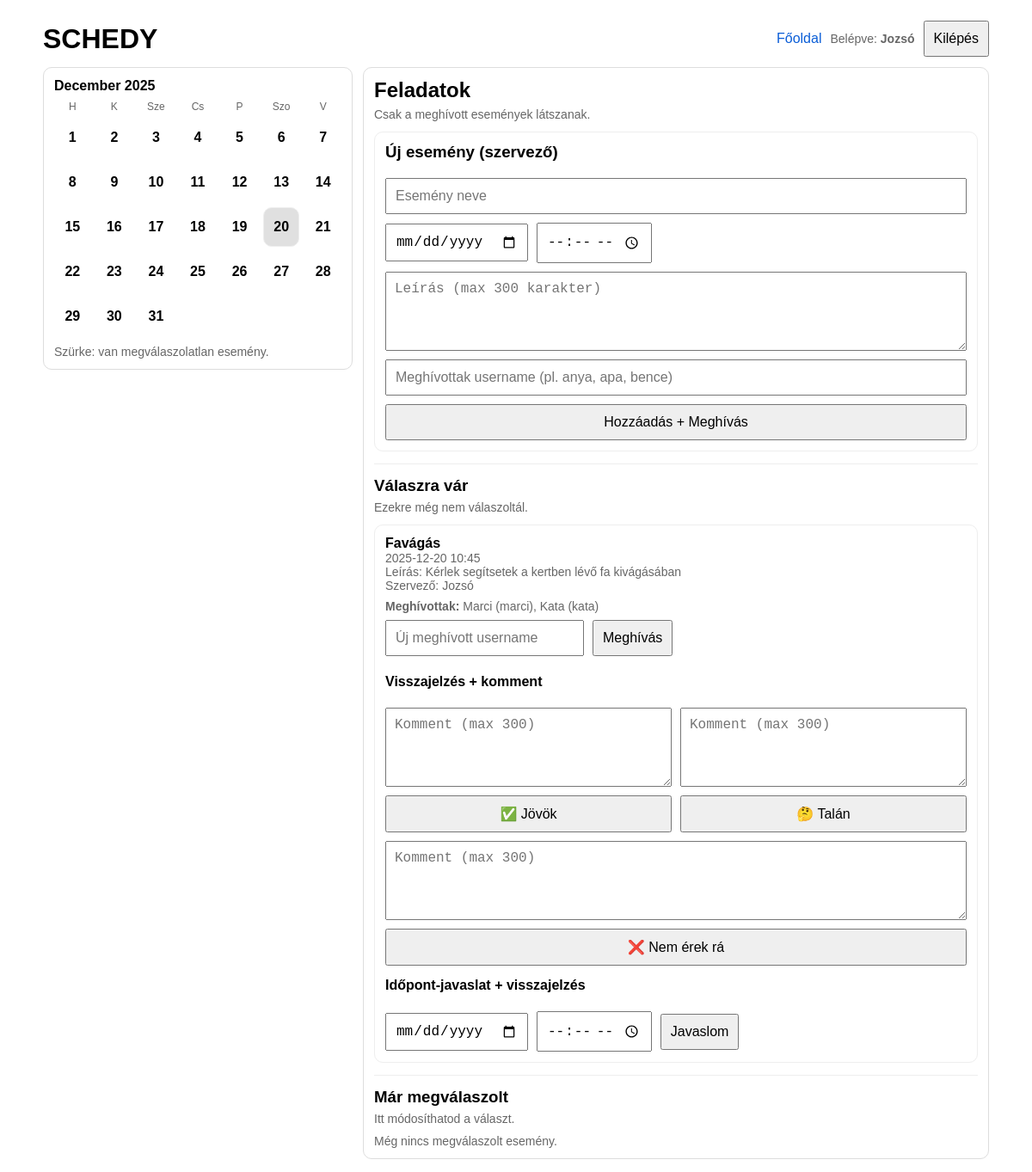
Page /tasks (signed in) on the committed database.
### models.py (models this page shows)
class User(Base):
    __tablename__ = "users"
    id = Column(Integer, primary_key=True, index=True)
    name = Column(String, nullable=False)
    username = Column(String, unique=True, index=True, nullable=False)
    email = Column(String, unique=True, index=True, nullable=False)
    password_hash = Column(String, nullable=False)
    events = relationship("Event", back_populates="creator")
    responses = relationship("EventResponse", back_populates="user")
    suggestions = relationship("EventTimeSuggestion", back_populates="proposed_by")
    suggestion_votes = relationship("EventTimeVote", back_populates="user")
    invites = relationship("EventInvite", back_populates="user", foreign_keys="EventInvite.user_id")
    sent_invites = relationship("EventInvite", back_populates="invited_by", foreign_keys="EventInvite.invited_by_user_id")

class Event(Base):
    __tablename__ = "events"
    id = Column(Integer, primary_key=True, index=True)
    title = Column(String, nullable=False)
    starts_at = Column(DateTime, nullable=False)
    description = Column(String, nullable=True)  # max 300-at app szinten ellenőrizzük
    created_by_user_id = Column(Integer, ForeignKey("users.id"), nullable=False)
    creator = relationship("User", back_populates="events")
    responses = relationship("EventResponse", back_populates="event", cascade="all, delete-orphan")
    suggestions = relationship("EventTimeSuggestion", back_populates="event", cascade="all, delete-orphan")
    invites = relationship("EventInvite", back_populates="event", cascade="all, delete-orphan")

### main.py (the view)
@app.get("/tasks", response_class=HTMLResponse)
def tasks(request: Request):
    user = get_current_user(request)
    if not user:
        return RedirectResponse(url="/?error=LOGIN_REQUIRED", status_code=303)
    today = date.today()
    year, month = today.year, today.month
    month_cal = build_month_calendar(year, month)
    db = SessionLocal()
    try:
        events = visible_events_query(db, user).order_by(Event.starts_at).all()
        event_ids = [e.id for e in events]
        my_responses = []
        suggestions = []
        invites = []
        if event_ids:
            my_responses = db.query(EventResponse).filter(EventResponse.user_id == user.id, EventResponse.event_id.in_(event_ids)).all()
            suggestions = db.query(EventTimeSuggestion).filter(EventTimeSuggestion.event_id.in_(event_ids)).all()
            invites = db.query(EventInvite).filter(EventInvite.event_id.in_(event_ids)).all()
        responses_by_event: dict[int, EventResponse] = {r.event_id: r for r in my_responses}
        my_votes = db.query(EventTimeVote).filter(EventTimeVote.user_id == user.id).all()
        my_vote_by_suggestion = {v.suggestion_id: v.vote for v in my_votes}
        suggestions_by_event: dict[int, list[EventTimeSuggestion]] = {}
        for s in suggestions:
            suggestions_by_event.setdefault(s.event_id, []).append(s)
        invited_user_ids_by_event: dict[int, set[int]] = {}
        for inv in invites:
            invited_user_ids_by_event.setdefault(inv.event_id, set()).add(inv.user_id)
        invite_user_ids = set()
        for e in events:
            invite_user_ids |= invited_user_ids_by_event.get(e.id, set())
        users_by_id = {}
        if invite_user_ids:
            us = db.query(User).filter(User.id.in_(list(invite_user_ids))).all()
            users_by_id = {u.id: u for u in us}
        def make_event_view(e: Event):
            r = responses_by_event.get(e.id)
            invitees = []
            for uid in sorted(list(invited_user_ids_by_event.get(e.id, set()))):
                u = users_by_id.get(uid)
                if u:
                    invitees.append({"name": u.name, "username": u.username})
            sug_list = []
            for s in suggestions_by_event.get(e.id, []):
                up = sum(1 for vv in s.votes if vv.vote == "up")
                down = sum(1 for vv in s.votes if vv.vote == "down")
                sug_list.append(
                    {
                        "id": s.id,
                        "proposed_starts_at": s.proposed_starts_at,
                        "proposed_by_name": (s.proposed_by.name if s.proposed_by else None),
                        "accepted": s.accepted,
                        "my_vote": my_vote_by_suggestion.get(s.id),
                        "up": up,
                        "down": down,
                    }
                )
            sug_list = sorted(sug_list, key=lambda x: (not x["accepted"], x["proposed_starts_at"]))
            return {
                "id": e.id,
                "title": e.title,
                "starts_at": e.starts_at,
                "description": e.description,
                "creator_name": (e.creator.name if e.creator else None),
                "is_creator": (e.created_by_user_id == user.id),
                "my_status": (r.status if r else None),
                "my_comment": (r.comment if r else None),
                "suggestions": sug_list,
                "invitees": invitees,
            }
        pending_events = []
        answered_events = []
        for e in events:
            if e.id in responses_by_event:
                answered_events.append(make_event_view(e))
            else:
                pending_events.append(make_event_view(e))
        events_by_date: dict[date, list[Event]] = {}
        for e in events:
            events_by_date.setdefault(e.starts_at.date(), []).append(e)
        resp_index: dict[tuple[int, int], EventResponse] = {}
        for r in my_responses:
            resp_index[(r.event_id, user.id)] = r
        day_classes: dict[str, str] = {}
        for d, es in events_by_date.items():
            if d.year == year and d.month == month:
                day_classes[d.isoformat()] = day_status_for_user(user, es, resp_index)
        return templates.TemplateResponse(
            "tasks.html",
            {
                "request": request,
                "user": user,
                "month_cal": month_cal,
                "day_classes": day_classes,
                "pending_events": pending_events,
                "answered_events": answered_events,
            },
        )
    finally:
        db.close()

### templates/tasks.html (shortened to what this page needs)
<!doctype html>
<html lang="hu">
<head>
</head>
<body>
  <div class="top">
    <h1 style="margin:0;">SCHEDY</h1>
    <div class="row">
      <a href="/">Főoldal</a>
      <span class="muted">Belépve: <strong>{{ user.name }}</strong></span>
      <form method="post" action="/logout" style="display:inline;">
        <button type="submit">Kilépés</button>
      </form>
    </div>
  </div>
  <div class="grid" style="margin-top:12px;">
    <div class="card">
      <strong>{{ month_cal.month_name }} {{ month_cal.year }}</strong>
      <div class="cal-grid" style="margin-top:8px;">
        <div class="dow">H</div><div class="dow">K</div><div class="dow">Sze</div>
        <div class="dow">Cs</div><div class="dow">P</div><div class="dow">Szo</div><div class="dow">V</div>
        {% for week in month_cal.weeks %}
          {% for daynum in week %}
            {% if daynum == 0 %}
              <div class="day empty"></div>
            {% else %}
              {% set iso = "%04d-%02d-%02d"|format(month_cal.year, month_cal.month, daynum) %}
              {% set cls = day_classes.get(iso, "empty") %}
              <div class="day {{ cls }}">{{ daynum }}</div>
            {% endif %}
          {% endfor %}
        {% endfor %}
      </div>
      <div class="muted" style="margin-top:10px;">
        Szürke: van megválaszolatlan esemény.
      </div>
    </div>
    <div class="card">
      <h2 style="margin:0;">Feladatok</h2>
      <div class="muted" style="margin-top:6px;">Csak a meghívott események látszanak.</div>
      <div class="event" style="margin-top:12px;">
        <h3 style="margin-top:0;">Új esemény (szervező)</h3>
        <form method="post" action="/add" style="display:grid; gap:10px;">
          <input name="title" placeholder="Esemény neve" required />
          <div class="row">
            <input name="date_" type="date" required />
            <input name="time" type="time" required />
          </div>
          <textarea name="description" maxlength="300" placeholder="Leírás (max 300 karakter)"></textarea>
          <input name="invitees" placeholder="Meghívottak username (pl. anya, apa, bence)" />
          <button type="submit">Hozzáadás + Meghívás</button>
        </form>
      </div>
      <div class="divider"></div>
      <h3 style="margin:0;">Válaszra vár</h3>
      <div class="muted" style="margin-top:6px;">Ezekre még nem válaszoltál.</div>
      {% for e in pending_events %}
        <div class="event">
          <div><strong>{{ e.title }}</strong></div>
          <div class="muted">{{ e.starts_at.strftime("%Y-%m-%d %H:%M") }}</div>
          {% if e.description %}<div class="muted">Leírás: {{ e.description }}</div>{% endif %}
          {% if e.creator_name %}<div class="muted">Szervező: {{ e.creator_name }}</div>{% endif %}
          {% if e.is_creator %}
            <div class="muted" style="margin-top:8px;">
              <strong>Meghívottak:</strong>
              {% for p in e.invitees %} {{ p.name }} ({{ p.username }}){% if not loop.last %},{% endif %}{% endfor %}
            </div>
            <form method="post" action="/invite" class="row" style="margin-top:8px;">
              <input name="username" placeholder="Új meghívott username" />
              <button type="submit">Meghívás</button>
            </form>
          {% endif %}
          <h4>Visszajelzés + komment</h4>
          <div class="row">
            <form method="post" action="/respond" style="flex:1; min-width:240px; display:grid; gap:10px;">
              <textarea name="comment" maxlength="300" placeholder="Komment (max 300)"></textarea>
              <button type="submit">✅ Jövök</button>
            </form>
            <form method="post" action="/respond" style="flex:1; min-width:240px; display:grid; gap:10px;">
              <textarea name="comment" maxlength="300" placeholder="Komment (max 300)"></textarea>
              <button type="submit">🤔 Talán</button>
            </form>
            <form method="post" action="/respond" style="flex:1; min-width:240px; display:grid; gap:10px;">
              <textarea name="comment" maxlength="300" placeholder="Komment (max 300)"></textarea>
              <button type="submit">❌ Nem érek rá</button>
            </form>
          </div>
          <h4 style="margin-top:14px;">Időpont-javaslat + visszajelzés</h4>
          <form method="post" action="/suggest_time" class="row">
            <input name="date_" type="date" required />
            <input name="time" type="time" required />
            <button type="submit">Javaslom</button>
          </form>
        </div>
      {% endfor %}
      <div class="divider"></div>
      <h3 style="margin:0;">Már megválaszolt</h3>
      <div class="muted" style="margin-top:6px;">Itt módosíthatod a választ.</div>
      {% if answered_events|length == 0 %}
        <div class="muted" style="margin-top:10px;">Még nincs megválaszolt esemény.</div>
      {% endif %}
    </div>
  </div>
</body>
</html>

### templates/tasks.html (style rules this page uses)
body { font-family: Arial, sans-serif; max-width: 1100px; margin: 24px auto; padding: 0 12px; }
.top { display:flex; justify-content: space-between; align-items:center; gap:12px; }
.muted { color: #666; font-size: 14px; }
.grid { display:grid; grid-template-columns: 360px 1fr; gap: 12px; align-items:start; }
.card { padding: 12px; border: 1px solid #ddd; border-radius: 10px; }
input, textarea, button { padding: 10px; font-size: 16px; }
textarea { resize: vertical; min-height: 70px; }
button { cursor:pointer; }
a { color: #0b5ed7; text-decoration: none; }
.event { padding: 12px; border: 1px solid #eee; border-radius: 10px; margin-top: 12px; }
.row { display:flex; gap:10px; align-items:center; flex-wrap: wrap; }
.divider { border-top: 1px solid #eee; margin: 14px 0; }
.cal-grid { display:grid; grid-template-columns: repeat(7, 1fr); gap: 6px; }
.dow { font-size: 12px; color:#666; text-align:center; }
.day { border:1px solid #eee; border-radius:10px; height:44px; display:flex; align-items:center; justify-content:center; font-weight:600; }
.day.empty { border-color: transparent; background: transparent; }
.day.pending { background: #e0e0e0; }

### rows in the picture
User: name "Jozsó", creator_name "Jozsó"
Event: title "Favágás", starts_at "2025-12-20 10:45", description "Kérlek segítsetek a kertben lévő fa kivágásában"
User: name "Marci", username "marci"
User: name "Kata", username "kata"

### other values in the picture
{{ month_cal.month_name }} "December"
{{ month_cal.year }} "2025"
{{ daynum }} "1" "2" "3" "4" "5" "6" "7" "8" "9" "10" "11" "12" "13" "14" "15" "16" "17" "18" "19" "20" "21" "22" "23" "24" "25" "26" "27" "28" "29" "30" "31"
